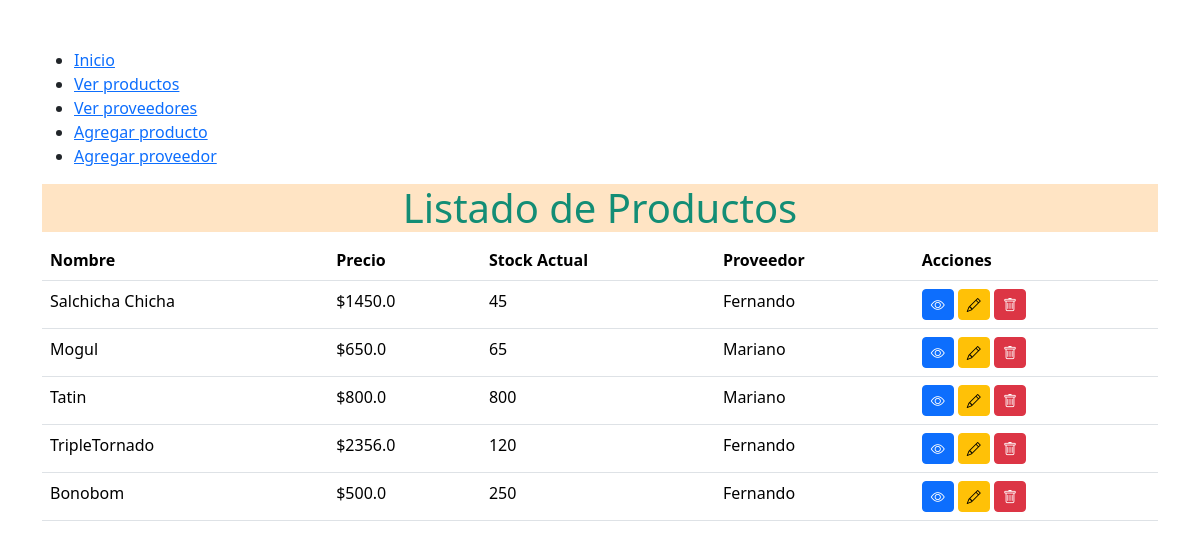
Screenshot of /products/ with the database file from the repository.
### compras/models.py (models this page shows, shortened)
class Producto(models.Model):
    nombre = models.CharField(max_length = 45)
    precio = models.FloatField()
    stock_actual = models.IntegerField()
    proveedor = models.ForeignKey(Proveedor, on_delete = models.CASCADE)

class Proveedor(models.Model):
    nombrePro = models.CharField(max_length = 45)
    apellidoPro = models.CharField(max_length = 45)
    dni = models.CharField(max_length = 45)
    def __str__(self):
        return self.nombrePro

### compras/views.py (the view)
# urls.py: path('products/', views.products, name="products"),
def products(request):
    print('ver todos los Products')
    products = Producto.objects.all()
    return render(request, 'productos.html', {'productos': products})

### compras/templates/productos.html (shortened to what this page needs)
{% load static %}
<!DOCTYPE html>
<html lang="es">
<head>
    <link href="https://cdn.jsdelivr.net/npm/bootstrap@5.3.3/dist/css/bootstrap.min.css" rel="stylesheet">
    <link href="https://cdn.jsdelivr.net/npm/bootstrap-icons/font/bootstrap-icons.css" rel="stylesheet">
    <link rel="stylesheet" type="text/css" href="{% static 'css/mystyle.css' %}">
</head>
<body>
    <div class="container mt-5">
        {% include 'includes/navbar.html' %}
        <h1>Listado de Productos</h1>
        <table class="table">
            <thead>
                <tr>
                    <th scope="col">Nombre</th>
                    <th scope="col">Precio</th>
                    <th scope="col">Stock Actual</th>
                    <th scope="col">Proveedor</th>
                    <th scope="col">Acciones</th>
                </tr>
            </thead>
            <tbody>
                {% for producto in productos %}
                <tr>
                    <td>{{ producto.nombre }}</td>
                    <td>${{ producto.precio }}</td>
                    <td>{{ producto.stock_actual }}</td>
                    <td>{{ producto.proveedor }}</td>
                    <td>
                        <a href="{% url 'view_product' producto.id %}" class="btn btn-primary btn-sm"><i class="bi bi-eye"></i></a>
                        <a href="#" class="btn btn-warning btn-sm"><i class="bi bi-pencil"></i></a>
                        <a href="#" class="btn btn-danger btn-sm"><i class="bi bi-trash"></i></a>
                    </td>
                </tr>
                {% endfor %}
            </tbody>
        </table>
    </div>
</body>
</html>

### compras/templates/includes/navbar.html
<nav>
    <ul>
        <li><a href="{% url 'home' %}">Inicio</a></li>
        <li><a href="{% url 'products' %}">Ver productos</a></li>
        <li><a href="{% url 'suppliers' %}">Ver proveedores</a></li>
        <li><a href="{% url 'new_product_form' %}">Agregar producto</a></li>
        <li><a href="{% url 'new_supplier_form' %}">Agregar proveedor</a></li>
    </ul>
</nav>

### static/css/mystyle.css (style rules this page uses)
h1 { color: #138D75; text-align: center; background-color: bisque; }

### rows the page displays
Producto: nombre "Salchicha Chicha", precio "1450.0", stock_actual "45", proveedor "Fernando"
Producto: nombre "Mogul", precio "650.0", stock_actual "65", proveedor "Mariano"
Producto: nombre "Tatin", precio "800.0", stock_actual "800", proveedor "Mariano"
Producto: nombre "TripleTornado", precio "2356.0", stock_actual "120", proveedor "Fernando"
Producto: nombre "Bonobom", precio "500.0", stock_actual "250", proveedor "Fernando"
